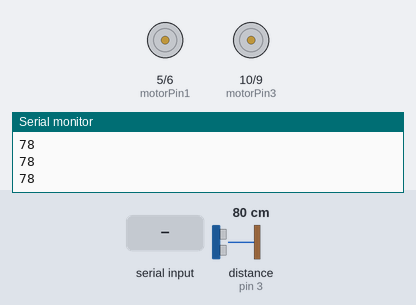
Recording of a sketch running on a simulated Arduino Uno, built with avr-gcc and run on an emulated ATmega328P. On the bench: motor-driver pin pairs drawn as motors (green arrow = first pin HIGH = forward, orange = second pin HIGH = backward, longer = more drive), the last lines printed to the serial monitor. Wiring (inferred from the names in the program): ultrasonic range finder: trigger pin 11; echo pin 3. Inputs (shaded band) come from the test bench; at power-on: distance to the obstacle (sensor on pin 3) 80 cm. The echo pulse lasts 58.3 µs per cm.

Above: at 1.2 s.
1.3 s: "a" received over Serial
At 2.7 s:
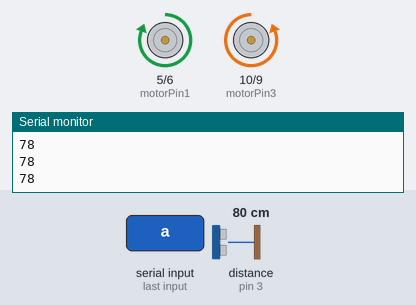
3.0 s: "b" received over Serial
At 3.8 s:
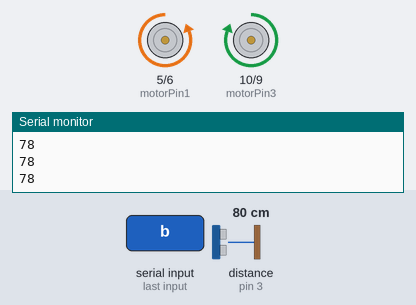
4.5 s: "c" received over Serial
At 4.9 s:
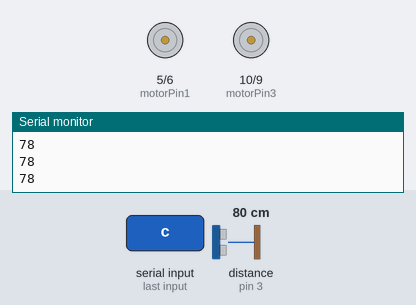
Timing chart, 0 to 7.5 s (numbered marks = the images above; inputs shaded):
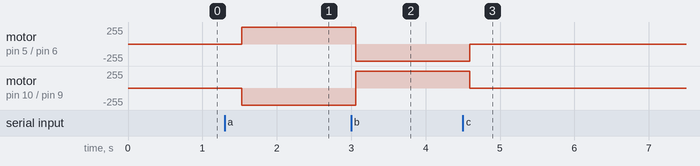

The sketch:

arduino-code.ino
```cpp
//L293D + Serial YOLO hand

char data;

//Motor A
const int motorPin1  = 5;
const int motorPin2  = 6;
//Motor B
const int motorPin3  = 10;
const int motorPin4  = 9;

int trigPin = 11;    // Trigger
int echoPin = 3;    // Echo
int time;
int distance;

//This will run only one time.
void setup(){
    Serial.begin(9600);
    //Set pins as outputs
    pinMode(motorPin1, OUTPUT);
    pinMode(motorPin2, OUTPUT);
    pinMode(motorPin3, OUTPUT);
    pinMode(motorPin4, OUTPUT);
    pinMode(trigPin, OUTPUT);
    pinMode(echoPin, INPUT);

}


void loop(){
  if (Serial.available() > 0) {

    data = Serial.read();
      if(data == 'a'){
        //Forwards
        digitalWrite(motorPin1, HIGH);
        digitalWrite(motorPin2, LOW);
        digitalWrite(motorPin3, LOW);
        digitalWrite(motorPin4, HIGH);

      }else if(data == 'b'){
        //Backwards
        digitalWrite(motorPin1, LOW);
        digitalWrite(motorPin2, HIGH);
        digitalWrite(motorPin3, HIGH);
        digitalWrite(motorPin4, LOW);

      }else if(data == 'c'){
        //Stop
        digitalWrite(motorPin1, LOW);
        digitalWrite(motorPin2, LOW);
        digitalWrite(motorPin3, LOW);
        digitalWrite(motorPin4, LOW);
      }

    }
    digitalWrite (trigPin, HIGH);
    delayMicroseconds (10);
    digitalWrite (trigPin, LOW);
    time = pulseIn (echoPin, HIGH);
    distance = (time * 0.034) / 2;

    Serial.print(distance);
    Serial.println();

  delay(250);
}
```

Measured:
- after the input at 1.3 s, motor on pin 5 (motorPin1) / pin 6 (motorPin2): stopped → forward 255/255 after 0.23 s; motor on pin 10 (motorPin3) / pin 9 (motorPin4): stopped → backward 255/255 after 0.23 s
- after the input at 3.0 s, motor on pin 5 (motorPin1) / pin 6 (motorPin2): forward 255/255 → backward 255/255 after 0.06 s; motor on pin 10 (motorPin3) / pin 9 (motorPin4): backward 255/255 → forward 255/255 after 0.06 s
- after the input at 4.5 s, motor on pin 5 (motorPin1) / pin 6 (motorPin2): backward 255/255 → stopped after 0.10 s; motor on pin 10 (motorPin3) / pin 9 (motorPin4): forward 255/255 → stopped after 0.10 s
